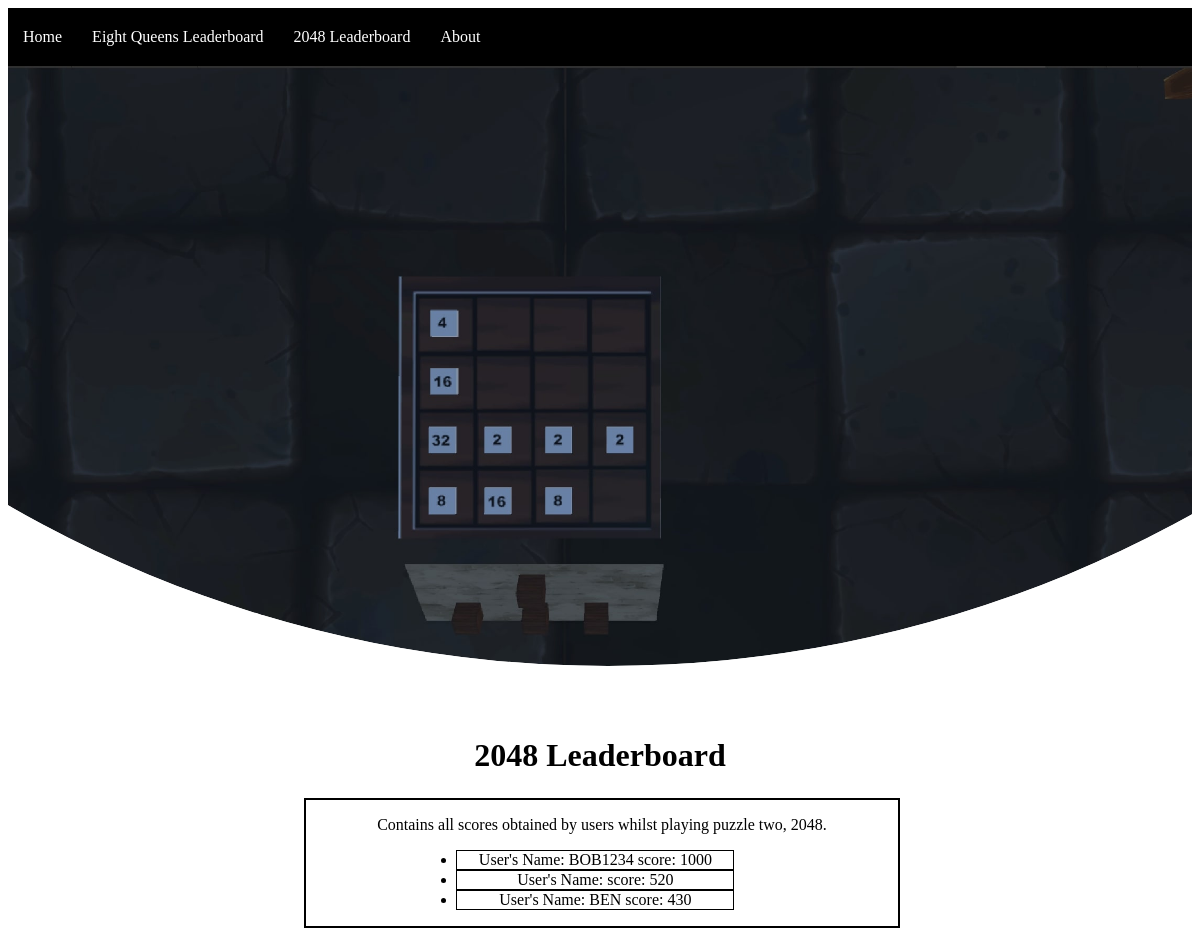
Page /2048Leader/ on the earlier database version.
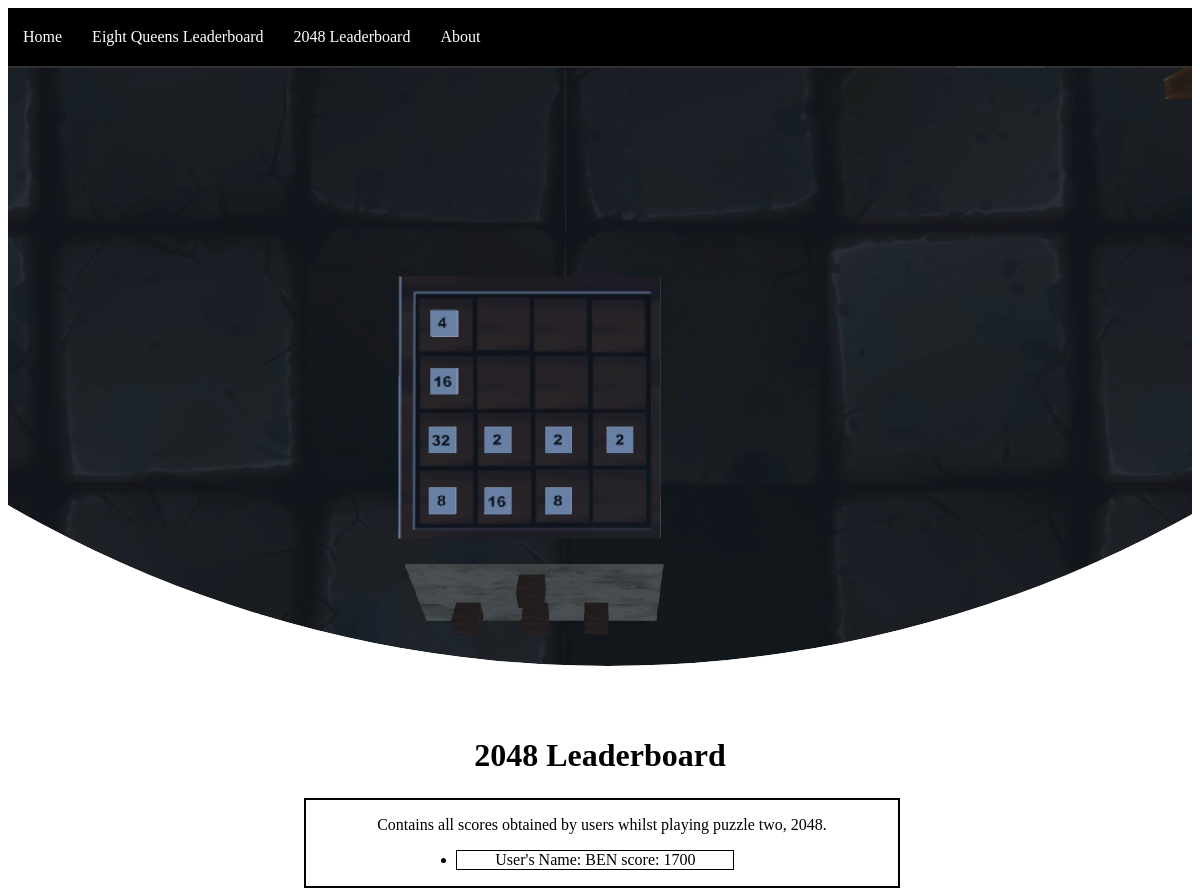
Same page on the later database version.
### DSPWebApp/models.py (models this page shows)
class ScoreData2048(models.Model):
    userName = models.CharField(max_length=200)
    score = models.IntegerField()
    def __str__(self):
        return "User's Name: " + self.userName + " score: " + str(self.score)

### DSPWebApp/views.py (the view)
# urls.py: path('2048Leader/', views.leaderBoard2048, name='2048Leader'),
def leaderBoard2048(request):
    allRecords = ScoreData2048.objects.all()#gets database table (Database query)
    sortedRecords = sorted(allRecords, key=lambda ScoreData2048:ScoreData2048.score,reverse=True)
    return render(request, '2048Leader.html', {'all_records' : sortedRecords})

### DSPWebApp/templates/2048Leader.html (shortened to what this page needs)
{% load static %}
<!DOCTYPE html>
<html lang = "en">
<head>
    <link rel="stylesheet" href="{% static 'css/generalcss.css' %}">
    <link rel="stylesheet" href="{% static 'css/2048Leader.css' %}">
</head>
<body class="body">
    <ul class="navBar">
        <li class="button"><a class="linkToPage" href={% url 'home' %}>Home</a></li>
        <li class="button"><a class="linkToPage" href={% url 'eightQueensLeader' %}>Eight Queens Leaderboard</a></li>
        <li class="button"><a class="linkToPage" href={% url '2048Leader' %}>2048 Leaderboard</a></li>
        <li class="button"><a class="linkToPage" href={% url 'aboutPage' %}>About</a></li>
    </ul>
    <div class="container">
      <img class="imageBannerindex" src="{% static 'images/TwoGrid.jpg' %}" alt="image" />
      </div>
   <h1 class="welcomeText">2048 Leaderboard</h1>
   <div class="table">
    <p>Contains all scores obtained by users whilst playing puzzle two, 2048.</p>
    <ul>
    {%for scores in all_records%}
    <div class="listElement"><li>{{ scores }}</li></div>
    {% endfor %}
    </ul>
    </div>
</body>
</html>

Differences in the rows shown:
removed ScoreData2048: userName+score "User's Name: score: 520"
removed ScoreData2048: userName+score "User's Name: BEN score: 430"
changed ScoreData2048: userName+score "User's Name: BOB1234 score: 1000" → "User's Name: BEN score: 1700"
